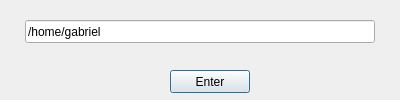
<?xml version="1.0" encoding="UTF-8"?>
<ui version="4.0">
 <class>Dialog</class>
 <widget class="QDialog" name="Dialog">
  <property name="geometry">
   <rect>
    <x>0</x>
    <y>0</y>
    <width>400</width>
    <height>100</height>
   </rect>
  </property>
  <property name="windowTitle">
   <string>Changer de répertoire</string>
  </property>
  <widget class="QPushButton" name="pushButton">
   <property name="geometry">
    <rect>
     <x>170</x>
     <y>70</y>
     <width>80</width>
     <height>23</height>
    </rect>
   </property>
   <property name="text">
    <string>Enter</string>
   </property>
  </widget>
  <widget class="QLineEdit" name="lineEdit">
   <property name="geometry">
    <rect>
     <x>25</x>
     <y>20</y>
     <width>350</width>
     <height>23</height>
    </rect>
   </property>
   <property name="text">
    <string>/home/gabriel</string>
   </property>
   <property name="placeholderText">
    <string>Entrez le répertoire auquel vous souhaitez accéder</string>
   </property>
  </widget>
 </widget>
 <resources/>
 <connections/>
</ui>
